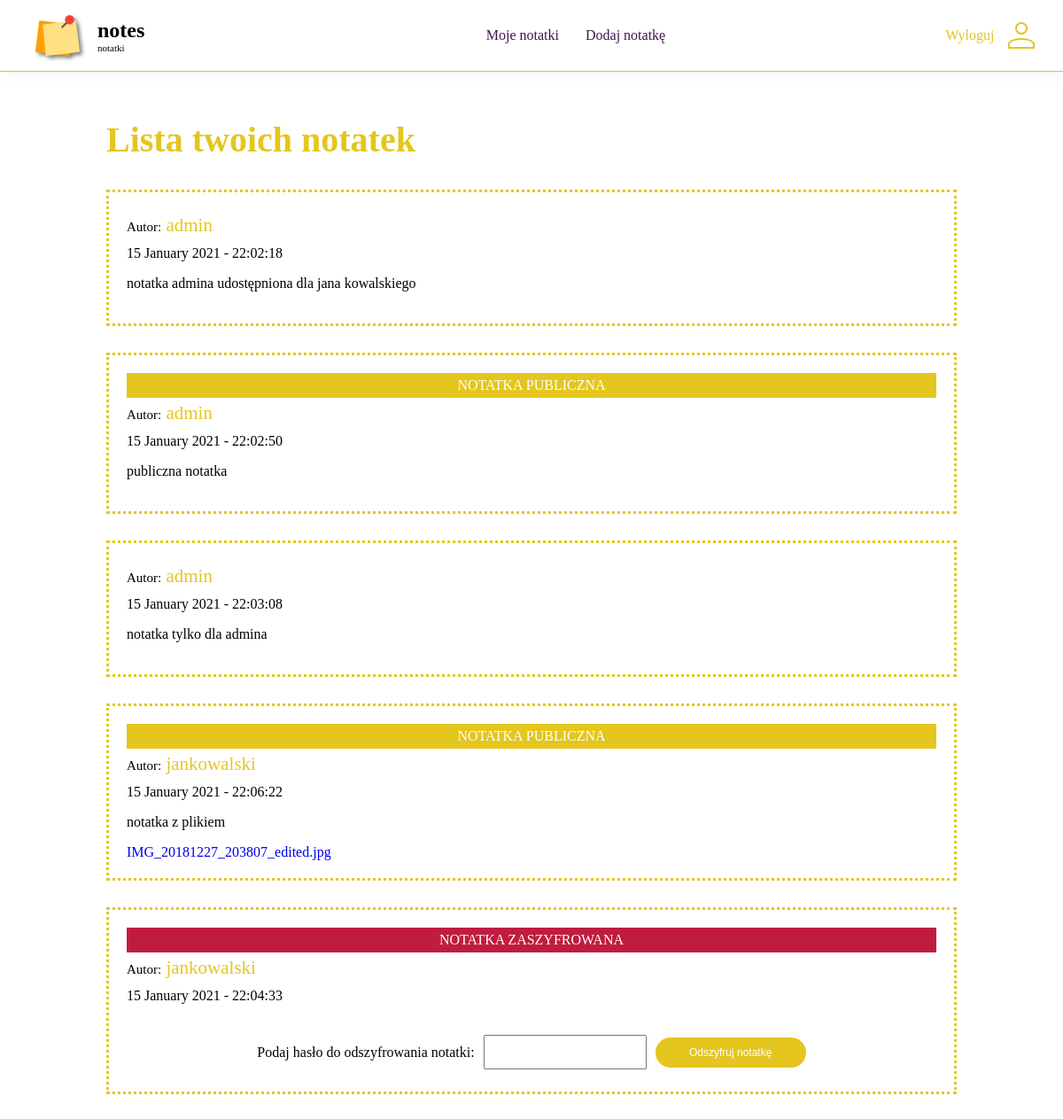
The app's page /notes_list (signed in) with its own data.
### notes_app/app.py (models this page shows, shortened)
class Note(db.Model):
    __tablename__ = "notes"
    id = db.Column(db.Integer, primary_key=True)
    author = db.Column(db.String(70))
    date = db.Column(db.DateTime, default=datetime.utcnow())
    note_content = db.Column(db.Text)
    public = db.Column(db.Boolean, default=False)
    encrypted = db.Column(db.Boolean, default=False)
    salt = db.Column(db.String(50), nullable=True)
    iv = db.Column(db.String(100), nullable=True)
    file = db.Column(db.String(150), nullable=True)
    _who_can_read = db.Column(db.String(250), nullable=True)
    @property
    def who_can_read(self):
        if self._who_can_read is None:
            return []
        else:
            return [str(x) for x in self._who_can_read.split(';')]

class File(db.Model):
    __tablename__ = "files"
    id = db.Column(db.Integer, primary_key=True)
    file_uuid = db.Column(db.String(150), unique=True, nullable=False)
    file_name = db.Column(db.String(150), nullable=False)

### notes_app/app.py (the view)
@app.route("/notes_list")
def notes_list():
    if active_session():
        user = session['user']
        notes = Note.query.filter((Note.author==user) | (Note.public==True)).all()
        notes = notes + shared_notes(user)
        encrypted_notes_ids_list = []
        file_names = {}
        for note in notes:
            if note.file:
                file = File.query.filter_by(file_uuid=note.file).first()
                file_names[note.file] = file.file_name
            if note.encrypted:
                encrypted_notes_ids_list.append(note.id)
        for note in notes:
            if type(note.date) is not str:
                note.date = note.date.strftime('%d %B %Y - %H:%M:%S')
        return render_template("notes_list.html", notes=notes, loggedin=active_session(), encrypted_notes_ids_list=encrypted_notes_ids_list, file_names=file_names)
    else:
        abort(401)

### notes_app/app.py (called while the page is built)
@app.before_request
def func():
  session.modified = True

@app.after_request
def add_security_headers(resp):
    resp.headers['server'] = ''
    resp.headers['Content-Security-Policy']= 'default-src \'self\''
    return resp

def shared_notes(user):
    shared_notes = []
    notes = Note.query.filter(Note.author!=user, Note.public!=True).all()
    for note in notes:
        user_db = User.query.filter_by(login=user).first()
        if user_db.email in note.who_can_read:
            shared_notes.append(note)
    return shared_notes

def active_session():
    try:
        hash_ = request.cookies.get(SESSION_ID)
        user = session['user']
    except:
        return False
    if hash_ is not None:
        return True
    else:
        return False

### notes_app/templates/notes_list.html (shortened to what this page needs)
<!DOCTYPE html>
<html lang="pl">
    <head>
        <link href="/styles/list.css" rel="stylesheet" type="text/css">
        <link href="/styles/form_style.css" rel="stylesheet" type="text/css">
        <link href="/styles/main_style.css" rel="stylesheet" type="text/css">
    </head>
    <body>
        <header>
            <a href="/" class="logo">
                <img src="/images/logo.svg" alt="logo">
                <p><span>notes</span> notatki </p>
            </a>
            <nav>
                <div class="menu">
                    <ul>
                        {% if loggedin %}
                        <li><a href="/notes_list">Moje notatki</a></li>
                        <li><a href="/add_note">Dodaj notatkę</a></li>
                        {% endif %}
                    </ul>
                </div>
            </nav>
            {% if loggedin %}
            <div class="left_panel">
                <a href="/logout">Wyloguj</a>
                <a href="/notes_list">
                    <img src="/images/konto.svg" alt="moje konto">
                </a>
            </div>
            {% endif %}
        </header>
        <section class="text">
            <h1 id="title">Lista twoich notatek</h1>
            {% for note in notes %}
                <div class="note_field" id="{{note.id|string + '_note_field'}}">
                    {% if note.public %}
                        <div class="max-width-elem">NOTATKA PUBLICZNA</div>
                    {% endif %}
                    {% if note.encrypted %}
                        <div class="max-width-elem encrypted">NOTATKA ZASZYFROWANA</div>
                    {% endif %}
                    <div class="author"><span>Autor:</span> {{note.author}}</div>
                    <div class="date">{{note.date}}</div>
                    {% if note.encrypted %}
                        <form id="{{note.id|string + '-decrypt-note-form'}}">
                            <div class="form-row">
                                <label class="decrypted_pass" id='label_passwd' for="decrypt_passwd">Podaj hasło do odszyfrowania notatki: </label>
                                <input id="{{note.id|string + '-decrypt_passwd'}}" type="password" name="decrypt_passwd">
                                <input class="btn small" id="{{note.id|string + '-button-submit-form'}}" type="submit" value="Odszyfruj notatkę"/>
                            </div>
                        </form>
                    {% endif %}
                    {% if not note.encrypted %}
                        <p class="text">{{note.note_content}}</p>
                        {% if note.file %}
                            <a href="/uploads/{{note.file}}">{{file_names[note.file]}}</a>
                        {% endif %}
                    {% endif %}
                </div>
            {% endfor %}
        </section>
    </body>
</html>

### notes_app/static/styles/list.css (style rules this page uses)
.author { font-size: 21px; color: var(--main-color); padding-bottom: 10px; align-items: center; margin-top: 5px; }
.author span { font-size: 15px; color: #000; }
.note_field { padding: 20px; border: var(--main-color); border-style: dotted; margin-bottom: 30px; }
.max-width-elem { padding: 5px 0; justify-content: center; background-color: var(--main-color); color: #fff; }
.max-width-elem.encrypted { background-color: var(--second-color); }
.form-row { margin-top: 30px; }
form .form-row label.decrypted_pass { width: unset; }

### notes_app/static/styles/form_style.css (style rules this page uses)
form { display: flex; justify-content: center; flex-wrap: wrap; }
form .form-row { display: flex; flex-wrap: wrap; justify-content: space-between; align-items: center; text-align: left; padding: 5px; }
form .form-row label { width: 160px; min-width: 90px; }
form .form-row input { width: 170px; padding: 10px 5px; margin-left: 10px; }

### notes_app/static/styles/main_style.css (style rules this page uses)
:root { --main-color: #e4c61e; --second-color: #c01c3f; }
body { font-family: 'Comfortaa'; margin: 0; padding-bottom: 50px; position: relative; min-height: 670px; min-width: fit-content; }
.menu { display: flex; align-items: center; justify-content: flex-start; padding-bottom: 0; padding-top: 0; }
body p { font-family: 'Calibri Light'; }
body h1, body h2, body h3, body h4 { font-weight: 700; }
section h1 { width: 80%; font-size: 40px; color: var(--main-color);; }
a img { width: 30px; margin: 0 15px; }
header { display: flex; justify-content: space-between; flex-wrap: nowrap; align-items: center; border-bottom: 1px; border-bottom-style: inset; border-color: var(--main-color); box-shadow: 0px 0px 15px #dbaef53b; }
header a.logo img { width: 50px; margin: 15px 20px; justify-content: center; margin-left: 40px; }
header p { font-size: 11px; font-weight: 300; font-family: 'Comfortaa'; width: 150px; margin: 0; text-align: left; color: #000; }
header p span { font-weight: 700; font-size: 24px; display: flex; flex-wrap: wrap; width: 100%; }
nav ul { list-style-type: none; margin: 0; padding: 0 50px; display: flex; flex-wrap: nowrap; }
nav ul li { display: inline; }
nav ul li a { display: inline-block; padding: 15px 10px; width: fit-content; text-align: center; margin-right: 10px; text-decoration: none; color: #421450; }
.left_panel a { color: var(--main-color); }
.left_panel { width: 150px; display: flex; justify-content: center; }
.btn { padding: 10px 50px; background-color: var(--main-color); color: #fff; border-radius: 20px; font-size: 20px; outline-style: none; border: none; margin-bottom: 10px; }
.btn.small { padding: 10px 15px; font-size: 12px; margin-bottom: 0; }
.max-width-elem { display: flex; width: 100%; margin: auto; }
a { text-align: center; text-decoration: none; display: flex; align-items: center; }
section.text { margin: auto; width: 80%; max-width: 1170px; padding: 20px; padding: 20px 0; position: relative; }

### records on screen
Note: author "admin", date "15 January 2021 - 22:02:18", note_content "notatka admina udostępniona dla jana kowalskiego"
Note: public "NOTATKA PUBLICZNA", author "admin", date "15 January 2021 - 22:02:50", note_content "publiczna notatka"
Note: author "admin", date "15 January 2021 - 22:03:08", note_content "notatka tylko dla admina"
Note: public "NOTATKA PUBLICZNA", author "jankowalski", date "15 January 2021 - 22:06:22", note_content "notatka z plikiem", file.file_name "IMG_20181227_203807_edited.jpg"
Note: encrypted "NOTATKA ZASZYFROWANA", author "jankowalski", date "15 January 2021 - 22:04:33"
